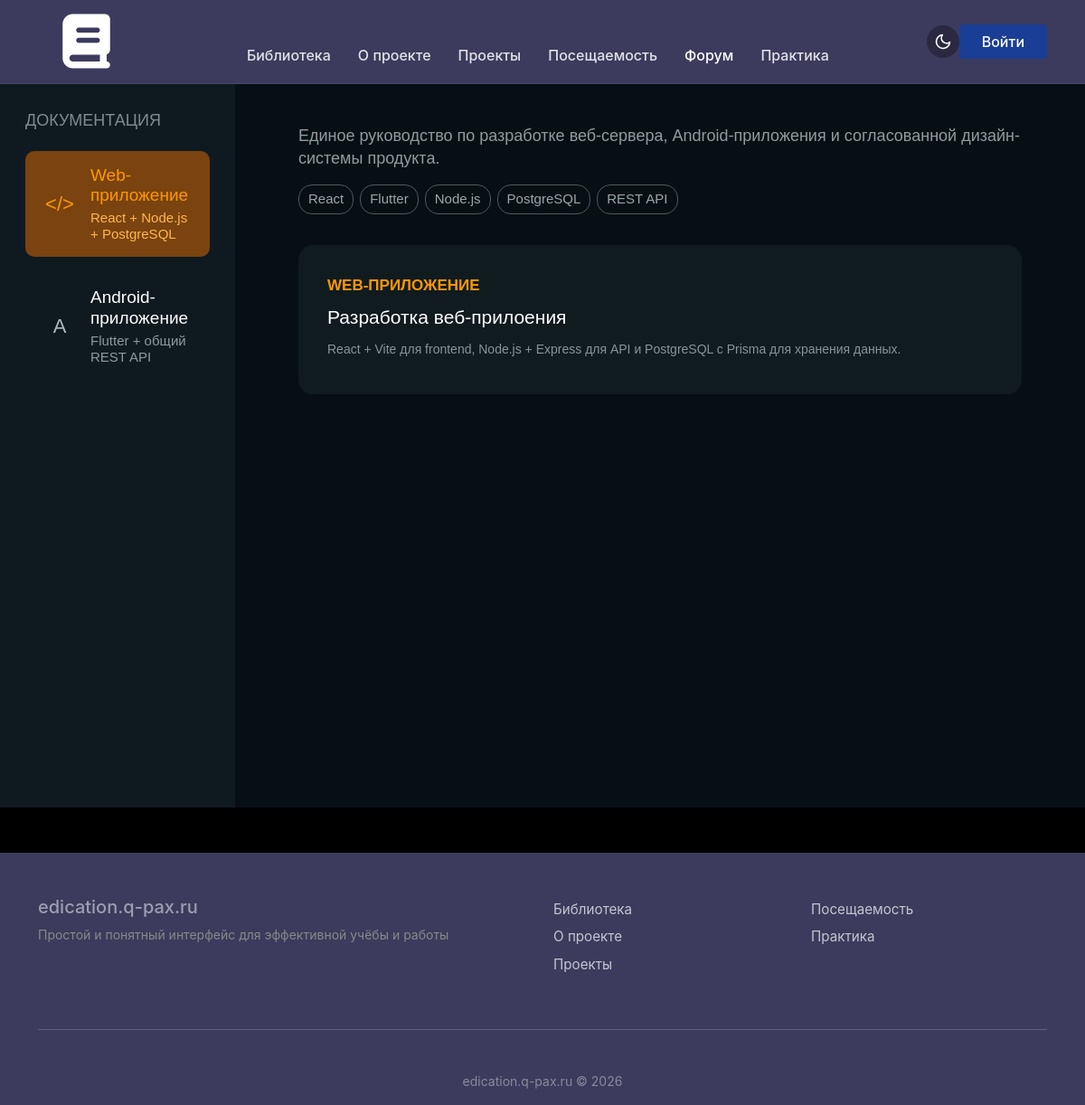
The app's page /docs/detail/1 with its own data.
### tables this page shows
CREATE TABLE `doc_detail` (
  `id` int NOT NULL,
  `doc_id` int NOT NULL,
  `tab_key` varchar(50) NOT NULL,
  `tab_icon` varchar(50) NOT NULL,
  `tab_title` varchar(50) NOT NULL,
  `tab_subtitle` varchar(50) NOT NULL,
  `block_label` varchar(255) NOT NULL,
  `block_title` varchar(255) NOT NULL,
  `block_content` text NOT NULL
);

CREATE TABLE `doc` (
  `id` int NOT NULL,
  `number` int NOT NULL,
  `name` varchar(50) NOT NULL,
  `status` varchar(50) NOT NULL,
  `description` varchar(150) NOT NULL,
  `tags` varchar(200) NOT NULL
);

### core/Controller.php (called while the page is built, shortened)
<?php
class Controller
{
    protected function render($view, $data = [])
    {
        $data['auth_user'] = $_SESSION['user'] ?? null;
        extract($data);
        require_once __DIR__ . '/../views/' . $view . '.php';
        require_once __DIR__ . '/../views/layouts/main.php';
    }
}

### controllers/DocController.php (called while the page is built, shortened)
<?php
require_once __DIR__ . '/../core/Controller.php';
class DocController extends Controller {
    public function detail($id) {
        require __DIR__ . '/../config/PDO.php';
        $stmt = $connect->prepare("SELECT * FROM doc WHERE id = ?");
        $stmt->execute([$id]);
        $doc = $stmt->fetch(PDO::FETCH_ASSOC);
        $stmt = $connect->prepare("SELECT * FROM doc_detail WHERE doc_id = ?");
        $stmt->execute([$id]);
        $details = $stmt->fetchAll(PDO::FETCH_ASSOC);
        $this->render('detail_doc', [
            'title'   => 'Детали документации',
            'doc'     => $doc,
            'details' => $details
        ]);
    }
}

### index.php (called while the page is built, shortened)
<?php
require_once 'Router.php';
$listRoute = require_once __DIR__ . '/config/route.php';
$router = new Router();
$router->add($listRoute);
$router->dispatch();

### views/detail_doc.php (the view)
<div class="container-detail">
    <div class="right-column">
        <h5>ДОКУМЕНТАЦИЯ</h5>
        <?php foreach ($details as $index => $tab): ?>
            <button class="card-detail-doc <?= $index === 0 ? 'active' : '' ?>"
                    type="button" data-tab="<?= htmlspecialchars($tab['tab_key']) ?>">
                <span><?= htmlspecialchars($tab['tab_icon']) ?></span>
                <p class="big"><?= htmlspecialchars($tab['tab_title']) ?></p>
                <p class="small"><?= htmlspecialchars($tab['tab_subtitle']) ?></p>
            </button>
        <?php endforeach; ?>
    </div>
    <div class="left-column">
        <h3><?= htmlspecialchars($doc['description']) ?></h3>
        <div class="tech-tags">
            <?php
                $tags = explode(',', $doc['tags']);
                foreach ($tags as $tag) { ?>
                    <span><?= htmlspecialchars(trim($tag)) ?></span>
            <?php } ?>
        </div>
        <?php foreach ($details as $index => $tab): ?>
            <div id="<?= htmlspecialchars($tab['tab_key']) ?>"
                 class="tab-content <?= $index === 0 ? 'active' : '' ?>">
                <div class="web-app">
                    <p class="orange"><?= htmlspecialchars($tab['block_label']) ?></p>
                    <h4><?= htmlspecialchars($tab['block_title']) ?></h4>
                    <p><?= htmlspecialchars($tab['block_content']) ?></p>
                </div>
            </div>
        <?php endforeach; ?>
    </div>
</div>

### Router.php (shortened to what this page needs)
<?php
class Router
{
    private $routes = [];
    public function add(array $routesList): void
    {
        foreach ($routesList as $route) {
            $this->routes[] = [
                'path'    => $route[0],
                'handler' => $route[1],
                'method'  => $route[2] ?? 'GET',
            ];
        }
    }
    public function dispatch(): void
    {
        $method = $_SERVER['REQUEST_METHOD'];
        $uri = parse_url($_SERVER['REQUEST_URI'], PHP_URL_PATH);
        $uri = rtrim($uri, '/');
        foreach ($this->routes as $route) {
            if ($route['method'] !== $method) {
                continue;
            }
            $routePath = rtrim($route['path'], '/');
            $pattern = '#^' . preg_replace('/\{([a-z]+)\}/', '([^/]+)', $routePath) . '$#';
            if (preg_match($pattern, $uri, $matches)) {
                array_shift($matches);
                [$controllerName, $action] = explode('@', $route['handler']);
                $controller = new $controllerName();
                $controller->$action(...$matches);
                return;
            }
        }
        exit;
    }
}

### assets/css/style.css (style rules this page uses)
:root { --color-bg-dark: #000000; --color-header-dark: #3c3b5d; --color-btn-active: #1a3e95; --color-card-dark: #0a0a0a; --color-text-main: #ffffff; --color-text-secondary: #888888; --color-logo-bg: #d9d9d9; --color-section-stats: #181818; --color-btn-hover: #132e70; --color-grey-background: #2a2a2a; }
html, body { height: 100%; margin: 0; padding: 0; }
body { display: flex; flex-direction: column; min-height: 100vh; background-color: var(--color-bg-dark); color: var(--color-text-main); font-family: -apple-system, BlinkMacSystemFont, "Segoe UI", Roboto, "Helvetica Neue", Arial, sans-serif; overflow-x: hidden; }
h4 { color: var(--color-text-main); margin: 20px 0px; }
h5 { color: var(--color-text-main); }
.container-detail { background-color: #060F14; color: #ffffff; font-family: Arial, sans-serif; display: grid; grid-template-columns: 260px 1fr; min-height: 100vh; margin: 0; }
.right-column { background-color: #0f1a20; max-width: 280px; width: 100%; padding: 30px 28px; }
.right-column h5 { margin: 0 0 22px; color: #7f8b91; font-size: 18px; font-weight: normal; }
.card-detail-doc { width: 100%; min-height: 86px; margin-bottom: 18px; padding: 16px 18px; border: none; border-radius: 10px; background-color: transparent; color: #cfd8dc; display: grid; grid-template-columns: 40px 1fr; grid-template-rows: auto auto; align-items: center; column-gap: 14px; text-align: left; cursor: pointer; transition: 0.3s; }
.card-detail-doc.active { background-color: #7a430f; }
.card-detail-doc span { font-size: 22px; color: #aeb8bd; grid-column: 1; grid-row: 1 / 3; display: flex; align-items: center; justify-content: center; }
.card-detail-doc .big { grid-column: 2; grid-row: 1; margin: 0; font-size: 19px; color: #ffffff; line-height: 1.2; }
.card-detail-doc .small { grid-column: 2; grid-row: 2; margin: 4px 0 0; font-size: 15px; color: #8d9aa0; line-height: 1.2; }
.card-detail-doc.active span, .card-detail-doc.active .big { color: #ff9800; }
.card-detail-doc.active .small { color: #ffb84d; }
.left-column { max-width: 1100px; padding: 45px 70px; width: 100%; }
.left-column h3 { margin: 0 0 16px; color: #8f9ca1; font-size: 18px; line-height: 1.4; font-weight: normal; }
.tech-tags { display: flex; gap: 7px; margin-bottom: 34px; }
.tech-tags span { padding: 4px 10px; border: 1px solid #4d5a61; border-radius: 15px; color: #9aa7ad; font-size: 15px; }
.web-app { background-color: #101b20; border-radius: 16px; padding: 32px; margin-bottom: 28px; width: 100%; box-sizing: border-box; }
.web-app .orange, .orange { color: #ff9800; margin: 0 0 10px; font-size: 17px; font-weight: bold; }
.web-app h4 { margin: 0 0 12px; color: #ffffff; font-size: 21px; font-weight: normal; }
.web-app p { margin: 7px 0; color: #87949a; font-size: 14px; line-height: 1.5; }
.tab-content { display: none; }
.tab-content.active { display: block; }

### records on screen
doc_detail: tab_icon "</>", tab_title "Web-приложение", tab_subtitle "React + Node.js + PostgreSQL", block_label "WEB-ПРИЛОЖЕНИЕ", block_title "Разработка веб-прилоения", block_content "React + Vite для frontend, Node.js + Express для API и PostgreSQL с Prisma для хранения данных."
doc_detail: tab_icon "A", tab_title "Android-приложение", tab_subtitle "Flutter + общий REST API"
doc: description "Единое руководство по разработке веб-сервера, Android-приложения и согласованной дизайн-системы продукта.", tags "React", tags "Flutter", tags "Node.js", tags "PostgreSQL", tags "REST API"
